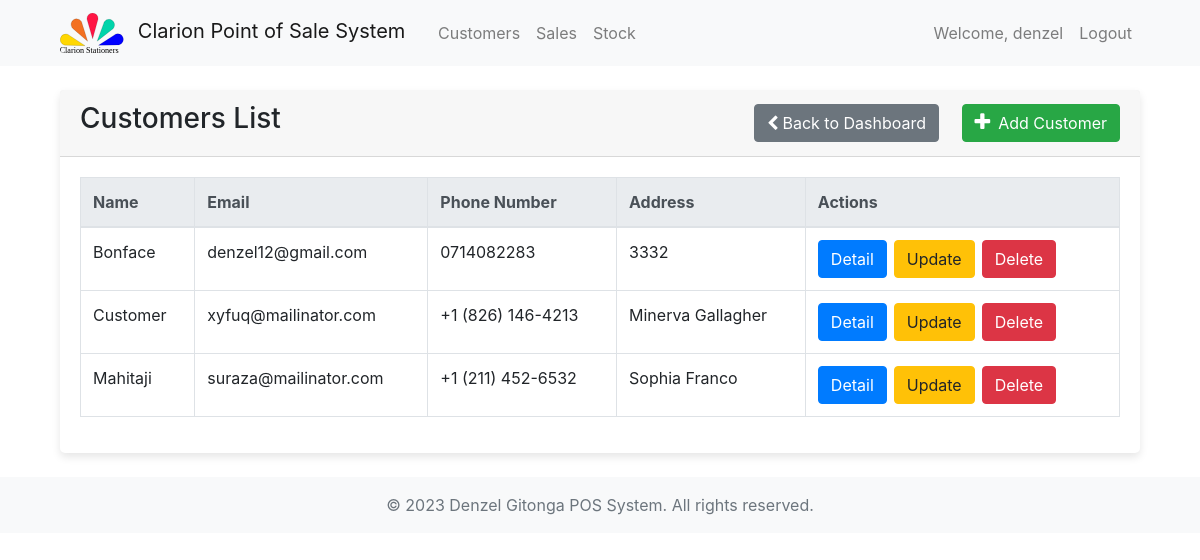
The page /inventory/customers/ (signed in) on the database its author committed.
### accounts/models.py (models this page shows, shortened)
class User(AbstractBaseUser, PermissionsMixin):
    username = models.CharField(max_length=255, unique=True)
    email = models.EmailField(max_length=255, unique=True)
    store = models.ForeignKey(Store, on_delete=models.CASCADE, related_name='stores', null=True, blank=True)
    phone_number = models.CharField(max_length=20, blank=True, null=True)
    full_name = models.CharField(max_length=255, blank=True, null=True)
    is_staff = models.BooleanField(default=False)
    is_active = models.BooleanField(default=True)
    groups = models.ManyToManyField(
        'auth.Group',
        blank=True,
        related_name='myuser_set',
        related_query_name='user',
    )
    user_permissions = models.ManyToManyField(
        'auth.Permission',
        blank=True,
        related_name='myuser_set',
        related_query_name='user',
    )
    objects = UserManager()
    USERNAME_FIELD = 'username'
    REQUIRED_FIELDS = ['email']

### inventory/models.py (models this page shows, shortened)
class Customer(models.Model):
    name = models.CharField(max_length=255)
    email = models.EmailField()
    phone_number = models.CharField(max_length=20)
    address = models.CharField(max_length=255)

### inventory/views.py (the view)
# urls.py: path('customers/', views.customers_list, name="customers_list"), # retrieve customers list
@login_required(login_url='accounts:login')
def customers_list(request):
    customers = Customer.objects.all()
    context = {
        'customers': customers,
    }
    return render(request, 'inventory/customers.html', context)

### templates/inventory/customers.html (shortened to what this page needs)
{% extends 'common/base.html' %}
{% block content %}
  <div class="container">
    <div class="card">
        <div class="card-header">
          <div class="d-flex justify-content-between align-items-center">
            <h3>Customers List</h3>
            <div>
              <a class="btn btn-secondary rounded mr-2" href="{% url 'accounts:home' %}">
                <i class="fa fa-chevron-left mr-1"></i>Back to Dashboard
              </a>
              <a class="btn btn-success rounded" href="{% url 'inventory:customers_create' %}" style="margin-left: 10px;">
                <i class="fa fa-plus mr-2" style="font-size: 20px;"></i>Add Customer
              </a>
            </div>
          </div>
        </div>
        <div class="card-body">
            <div class="table-responsive">
                <table class="table table-bordered">
                    <thead class="thead-light">
                        <tr>
                            <th>Name</th>
                            <th>Email</th>
                            <th>Phone Number</th>
                            <th>Address</th>
                            <th>Actions</th>
                        </tr>
                    </thead>
                    <tbody>
                        {% for customer in customers %}
                        <tr>
                            <td>{{ customer.name }}</td>
                            <td>{{ customer.email }}</td>
                            <td>{{ customer.phone_number }}</td>
                            <td>{{ customer.address }}</td>
                            <td>
                              <div class="btn-group">
                                  <a class="btn btn-primary mr-2 rounded" href="{% url 'inventory:customers_detail' customer.id %}">Detail</a>
                                  <a class="btn btn-warning mr-2 rounded" href="{%url 'inventory:customers_update' customer.id  %}">Update</a>
                                  <a class="btn btn-danger mr-2 rounded" href="{% url 'inventory:customers_delete' customer.id %}">Delete</a>
                              </div>
                          </td>
                        </tr>
                        {% endfor %}
                    </tbody>
                </table>
            </div>
        </div>
    </div>
  </div>
{% endblock %}

### templates/common/header.html (shortened to what this page needs)
{% load static %}
<header>
  <nav class="navbar navbar-expand-lg navbar-light bg-light">
      <div class="container">
        {% if user.is_authenticated and user.is_superuser %}
          <a class="navbar-brand col-md-2" href="{% url 'admin_dashboard:dashboard' %}">
              <img src="{% static 'images/logos/clarion_logo.svg' %}" alt="Logo" height="40" class="mr-2 rounded">
              Clarion Point of Sale System
          </a>
        {% endif %}
          <div class="collapse navbar-collapse justify-content-between col-md-8" id="navbarNav">
            {% if user.is_authenticated %}
              {% if user.is_superuser %}
                <ul class="navbar-nav">
                <li class="nav-item">
                  <a class="nav-link" href="{% url 'inventory:customers_list' %}">Customers</a>
                </li>
                <li class="nav-item">
                  <a class="nav-link" href="{% url 'sales:sales_list' %}">Sales</a>
                </li>
                <li class="nav-item">
                  <a class="nav-link" href="{% url 'inventory:store_stock' %}">Stock</a>
                </li>
                </ul>
                <ul class="navbar-nav ml-auto">
                  <li class="nav-item">
                    <a class="nav-link" href="#">
                      Welcome, {{ user.username }}
                    </a>
                  </li>
                  <li class="nav-item">
                    <a class="nav-link" href="{% url 'accounts:logout' %}">Logout</a>
                  </li>
                </ul>
              {% endif %}
            {% endif %}
          </div>
      </div>
  </nav>
</header>

### static/custom_css/styles.css (style rules this page uses)
.card { box-shadow: 0px 4px 8px rgba(0, 0, 0, 0.1); border: none; transition: 0.3s; border-radius: 5px; }

### rows shown on the page
User: username "denzel"
Customer: name "Bonface", email "denzel12@gmail.com", phone_number "0714082283", address "3332"
Customer: name "Customer", email "xyfuq@mailinator.com", phone_number "+1 (826) 146-4213", address "Minerva Gallagher"
Customer: name "Mahitaji", email "suraza@mailinator.com", phone_number "+1 (211) 452-6532", address "Sophia Franco"
